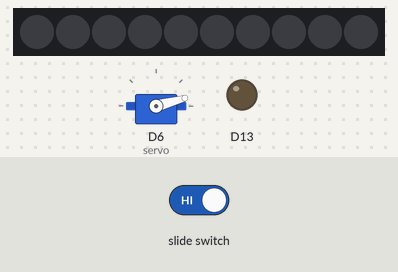
Recording of a sketch running on a simulated Adafruit Circuit Playground Express. Parts: 10 RGB LEDs in strip order, left to right, servo, output pins drawn as LEDs (lit = HIGH).

Above: at 0.1 s.
At 8.3 s:
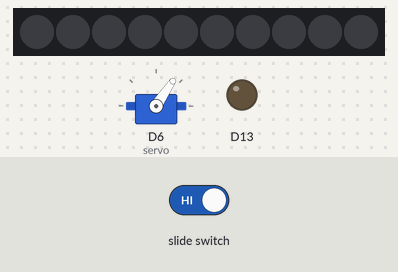
At 16.5 s:
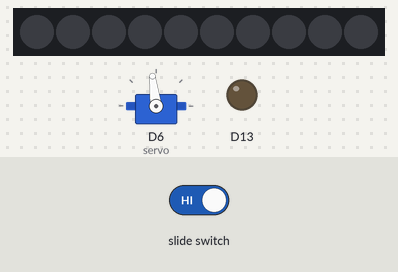
At 33.1 s:
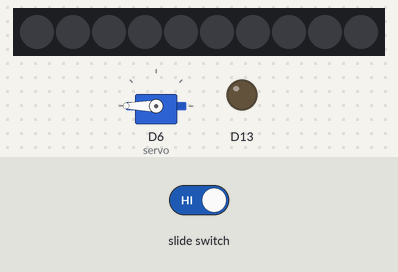
Timing chart, 0 to 40.0 s (numbered marks = the images above):
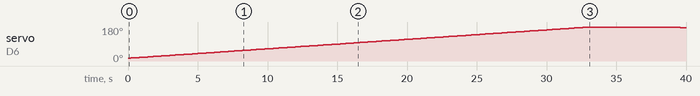

The sketch:

twinkly_lights.ino
```cpp
#include <Adafruit_CircuitPlayground.h>
#include <Adafruit_SleepyDog.h>
#include <Servo.h>
Servo servo;
int pos = 15;
int pause = 200;
void setup() {
  // put your setup code here, to run once:
  CircuitPlayground.begin(30); // pass in the initial brightness for the lights
      servo.attach(6);
    servo.write(pos);
}

void loop() {
  while (!CircuitPlayground.slideSwitch()) {
    // Turn off the pixels, then go into deep sleep for a second.
    CircuitPlayground.clearPixels();
    Watchdog.sleep(1000);
    delay(100);
  }

  for(int idx =0; idx < 180; idx++)
  {
    servo.write(pos+idx);
    delay(pause);
  }
  for(int idx =180; idx >0 ; idx--)
  {
    servo.write(pos+idx);
    delay(pause);
  }
}
```

Measured:
- by itself, servo on D6 (servo): rises from 15° to 180° in 32.8 s, then falls to 176° in 6.8 s
